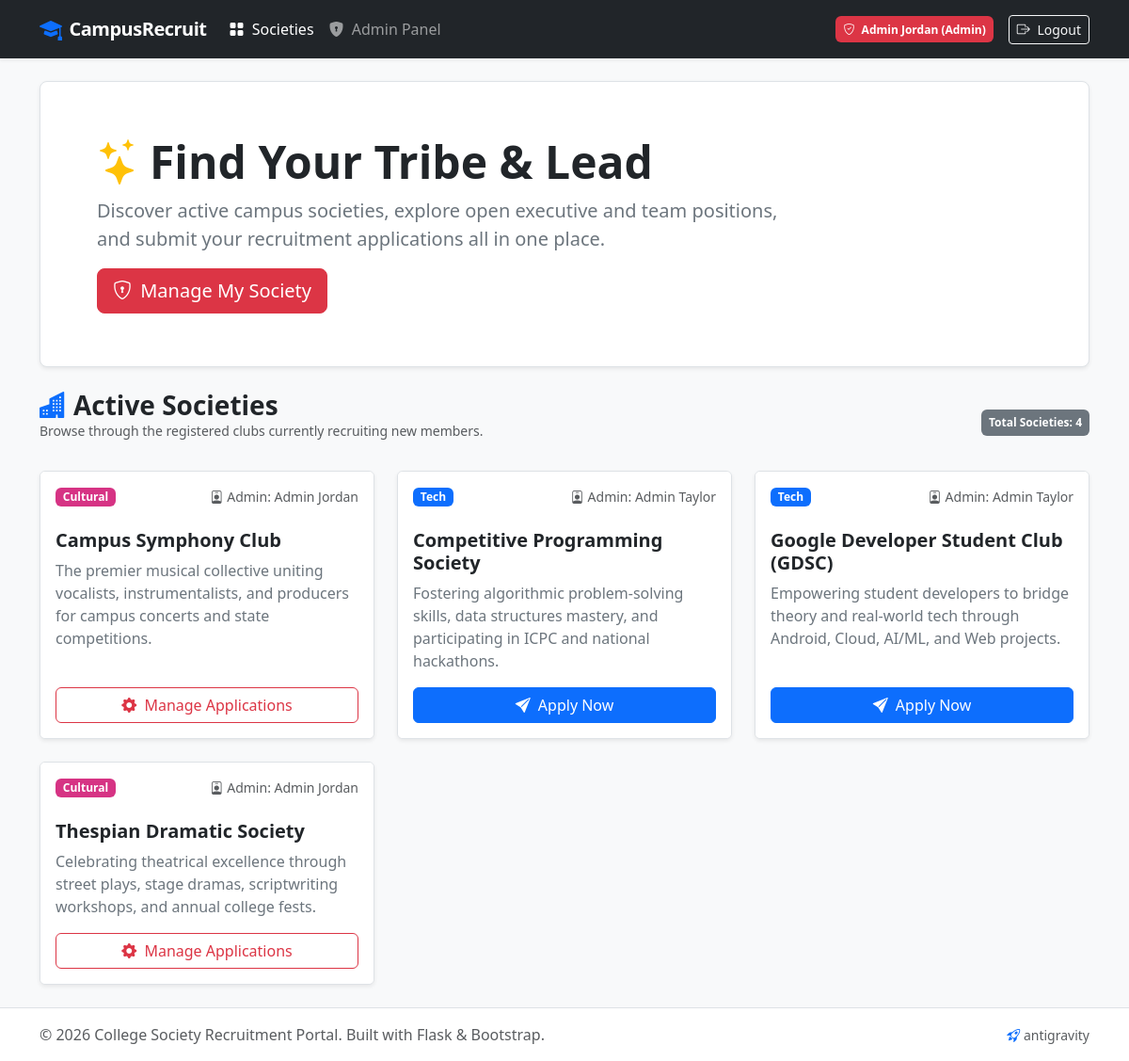
/ (signed in), run on the app's committed database.
### app.py (models this page shows, shortened)
class User(UserMixin, db.Model):
    __tablename__ = 'users'
    id = db.Column(db.Integer, primary_key=True)
    name = db.Column(db.String(100), nullable=False)
    email = db.Column(db.String(120), unique=True, nullable=False, index=True)
    password_hash = db.Column(db.String(256), nullable=False)
    role = db.Column(db.String(20), nullable=False, default='student')  # 'student' or 'admin'
    managed_societies = db.relationship('Society', backref='admin', lazy=True)
    applications = db.relationship('Application', backref='student', lazy=True)

class Society(db.Model):
    __tablename__ = 'societies'
    id = db.Column(db.Integer, primary_key=True)
    name = db.Column(db.String(100), nullable=False)
    description = db.Column(db.Text, nullable=False)
    category = db.Column(db.String(50), nullable=False)  # e.g., 'Tech', 'Cultural', 'Sports'
    admin_id = db.Column(db.Integer, db.ForeignKey('users.id'), nullable=False)
    applications = db.relationship('Application', backref='society', lazy=True, cascade='all, delete-orphan')

### app.py (the view)
@app.route('/')
def index():
    societies = Society.query.order_by(Society.name.asc()).all()
    return render_template('index.html', societies=societies)

### app.py (called while the page is built)
@login_manager.user_loader
def load_user(user_id):
    return db.session.get(User, int(user_id))

### templates/index.html (shortened to what this page needs)
{% extends 'layout.html' %}
{% block content %}
<div class="p-5 mb-4 bg-white rounded-3 shadow-sm border">
    <div class="container-fluid py-2">
        <h1 class="display-5 fw-bold text-dark">
            <i class="bi bi-stars text-warning me-2"></i>Find Your Tribe &amp; Lead
        </h1>
        <p class="col-md-9 fs-5 text-secondary">
            Discover active campus societies, explore open executive and team positions, and submit your recruitment applications all in one place.
        </p>
        {% if not current_user.is_authenticated %}
            <div class="d-flex gap-2">
                <a class="btn btn-primary btn-lg" href="{{ url_for('register') }}">
                    <i class="bi bi-rocket-takeoff me-1"></i> Get Started
                </a>
                <a class="btn btn-outline-secondary btn-lg" href="{{ url_for('login') }}">
                    <i class="bi bi-box-arrow-in-right me-1"></i> Student Login
                </a>
            </div>
        {% elif current_user.role == 'student' %}
            <a class="btn btn-primary btn-lg" href="{{ url_for('dashboard') }}">
                <i class="bi bi-speedometer2 me-1"></i> View My Applications
            </a>
        {% elif current_user.role == 'admin' %}
            <a class="btn btn-danger btn-lg" href="{{ url_for('admin_panel') }}">
                <i class="bi bi-shield-lock me-1"></i> Manage My Society
            </a>
        {% endif %}
    </div>
</div>
<div class="row mb-3 align-items-center">
    <div class="col-md-6">
        <h3 class="fw-bold mb-0">
            <i class="bi bi-buildings-fill text-primary me-2"></i>Active Societies
        </h3>
        <p class="text-muted small">Browse through the registered clubs currently recruiting new members.</p>
    </div>
    <div class="col-md-6 text-md-end">
        <span class="badge bg-secondary p-2">Total Societies: {{ societies|length }}</span>
    </div>
</div>
{% if societies %}
    <div class="row row-cols-1 row-cols-md-2 row-cols-lg-3 g-4">
        {% for society in societies %}
            <div class="col">
                <div class="card h-100 border">
                    <div class="card-header bg-white d-flex justify-content-between align-items-center pt-3 border-0">
                        <span class="badge
                            {% if society.category == 'Tech' %}badge-tech
                            {% elif society.category == 'Cultural' %}badge-cultural
                            {% elif society.category == 'Sports' %}badge-sports
                            {% elif society.category == 'Arts' %}badge-arts
                            {% else %}bg-secondary{% endif %}">
                            {{ society.category }}
                        </span>
                        <small class="text-muted">
                            <i class="bi bi-person-badge me-1"></i>Admin: {{ society.admin.name }}
                        </small>
                    </div>
                    <div class="card-body">
                        <h5 class="card-title fw-bold text-dark">{{ society.name }}</h5>
                        <p class="card-text text-secondary">{{ society.description }}</p>
                    </div>
                    <div class="card-footer bg-white border-0 pb-3 pt-0">
                        {% if current_user.is_authenticated and current_user.role == 'admin' and society.admin_id == current_user.id %}
                            <a href="{{ url_for('admin_panel') }}" class="btn btn-outline-danger w-100">
                                <i class="bi bi-gear-fill me-1"></i> Manage Applications
                            </a>
                        {% else %}
                            <a href="{{ url_for('apply', society_id=society.id) }}" class="btn btn-primary w-100">
                                <i class="bi bi-send-fill me-1"></i> Apply Now
                            </a>
                        {% endif %}
                    </div>
                </div>
            </div>
        {% endfor %}
    </div>
{% else %}
    <div class="text-center py-5 bg-white rounded-3 shadow-sm border">
        <i class="bi bi-inbox fs-1 text-muted"></i>
        <h5 class="mt-3 text-muted">No societies registered yet.</h5>
        <p class="text-muted">Run the seed script or create an admin account to register societies.</p>
    </div>
{% endif %}
{% endblock %}

### templates/layout.html (shortened to what this page needs)
<!DOCTYPE html>
<html lang="en">
<head>
    <link href="https://cdn.jsdelivr.net/npm/bootstrap@5.3.3/dist/css/bootstrap.min.css" rel="stylesheet">
    <link rel="stylesheet" href="https://cdn.jsdelivr.net/npm/bootstrap-icons@1.11.3/font/bootstrap-icons.min.css">
</head>
<body>
    <nav class="navbar navbar-expand-lg navbar-dark bg-dark sticky-top shadow-sm">
        <div class="container">
            <a class="navbar-brand d-flex align-items-center" href="{{ url_for('index') }}">
                <i class="bi bi-mortarboard-fill text-primary me-2 fs-4"></i>
                <span>CampusRecruit</span>
            </a>
            <div class="collapse navbar-collapse" id="navbarMain">
                <ul class="navbar-nav me-auto mb-2 mb-lg-0">
                    <li class="nav-item">
                        <a class="nav-link {% if request.endpoint == 'index' %}active{% endif %}" href="{{ url_for('index') }}">
                            <i class="bi bi-grid-fill me-1"></i> Societies
                        </a>
                    </li>
                    {% if current_user.is_authenticated %}
                        {% if current_user.role == 'student' %}
                            <li class="nav-item">
                                <a class="nav-link {% if request.endpoint == 'dashboard' %}active{% endif %}" href="{{ url_for('dashboard') }}">
                                    <i class="bi bi-speedometer2 me-1"></i> My Dashboard
                                </a>
                            </li>
                        {% elif current_user.role == 'admin' %}
                            <li class="nav-item">
                                <a class="nav-link {% if request.endpoint == 'admin_panel' %}active{% endif %}" href="{{ url_for('admin_panel') }}">
                                    <i class="bi bi-shield-lock-fill me-1"></i> Admin Panel
                                </a>
                            </li>
                        {% endif %}
                    {% endif %}
                </ul>
                <ul class="navbar-nav ms-auto align-items-lg-center">
                    {% if current_user.is_authenticated %}
                        <li class="nav-item me-lg-3 my-2 my-lg-0">
                            <span class="badge {% if current_user.role == 'admin' %}bg-danger{% else %}bg-secondary{% endif %} p-2">
                                <i class="bi {% if current_user.role == 'admin' %}bi-shield-check{% else %}bi-person{% endif %} me-1"></i>
                                {{ current_user.name }} ({{ current_user.role|capitalize }})
                            </span>
                        </li>
                        <li class="nav-item">
                            <a class="btn btn-outline-light btn-sm" href="{{ url_for('logout') }}">
                                <i class="bi bi-box-arrow-right me-1"></i> Logout
                            </a>
                        </li>
                    {% endif %}
                </ul>
            </div>
        </div>
    </nav>
    <main class="main-content py-4">
        <div class="container">
            {% block content %}{% endblock %}
        </div>
    </main>
    <footer class="bg-white border-top py-3 text-center text-muted">
        <div class="container d-flex flex-wrap justify-content-between align-items-center">
            <span>&copy; 2026 College Society Recruitment Portal. Built with Flask &amp; Bootstrap.</span>
            <span>
                <a href="{{ url_for('fly') }}" class="text-decoration-none text-muted small" title="Antigravity Easter Egg">
                    <i class="bi bi-rocket-takeoff text-primary"></i> antigravity
                </a>
            </span>
        </div>
    </footer>
</body>
</html>

### templates/layout.html (style rules this page uses)
body { background-color: #f8f9fa; min-height: 100vh; display: flex; flex-direction: column; }
.main-content { flex: 1 0 auto; }
.navbar-brand { font-weight: 700; letter-spacing: -0.5px; }
.card { border: none; box-shadow: 0 0.125rem 0.25rem rgba(0, 0, 0, 0.075); transition: transform 0.2s ease, box-shadow 0.2s ease; }
.badge-tech { background-color: #0d6efd; }
.badge-cultural { background-color: #d63384; }
footer { margin-top: auto; }

### data on the page
User: name "Admin Jordan", role "Admin"
Society: category "Cultural", admin.name "Admin Jordan", name "Campus Symphony Club", description "The premier musical collective uniting vocalists, instrumentalists, and producers for campus concerts and state competitions."
Society: category "Tech", admin.name "Admin Taylor", name "Competitive Programming Society", description "Fostering algorithmic problem-solving skills, data structures mastery, and participating in ICPC and national hackathons."
Society: category "Tech", admin.name "Admin Taylor", name "Google Developer Student Club (GDSC)", description "Empowering student developers to bridge theory and real-world tech through Android, Cloud, AI/ML, and Web projects."
Society: category "Cultural", admin.name "Admin Jordan", name "Thespian Dramatic Society", description "Celebrating theatrical excellence through street plays, stage dramas, scriptwriting workshops, and annual college fests."

### other printed values
{{ societies|length }} "4"
